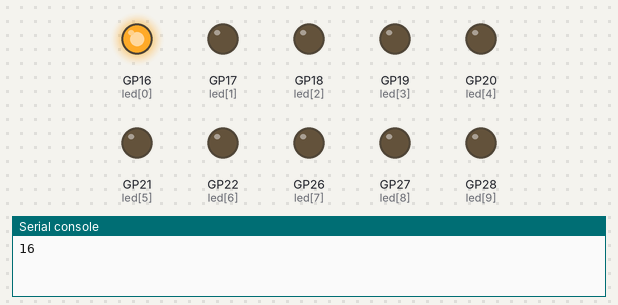
The program below on a simulated Raspberry Pi Pico running MicroPython. Parts: output pins drawn as LEDs (lit = HIGH), the last lines printed to the serial console.

Above: at 0.05 s.
At 0.65 s:
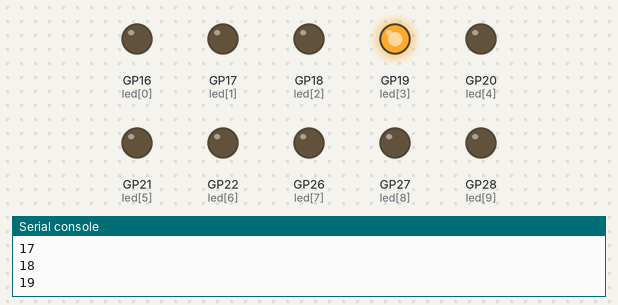
At 1.25 s:
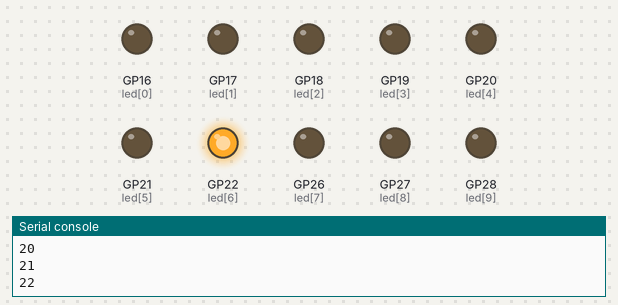
At 2.55 s:
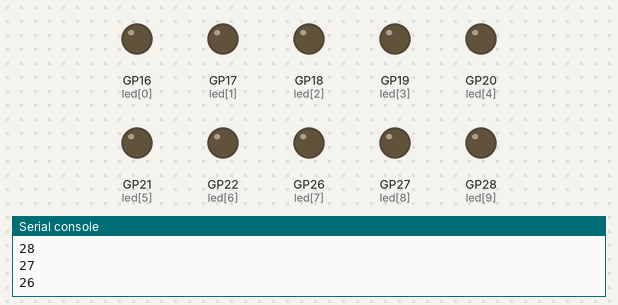
At 3.65 s:
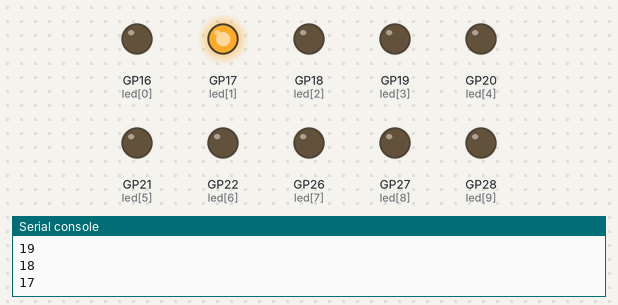
At 5.05 s:
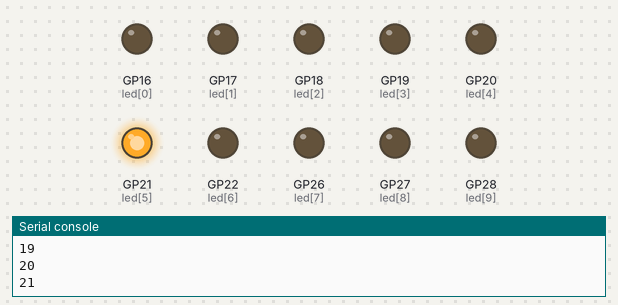
Timing chart, 0 to 5.3 s (numbered marks = the images above):
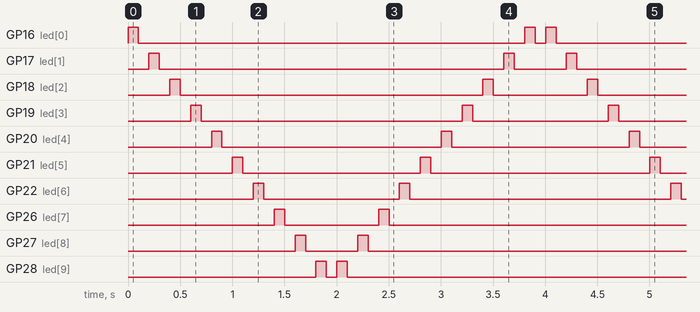

The program:

Project_07_Flowing_Water_Light.py
```python
from machine import Pin
import time

#Use an array to define 10 GPIO ports connected to LED Bar Graph for easier operation.
pins = [16, 17, 18, 19, 20, 21, 22, 26, 27, 28]
#Use two for loops to turn on LEDs separately from left to right and then back from right to left
def showLed():
    for pin in pins:
        print(pin)
        led = Pin(pin, Pin.OUT)
        led.value(1)
        time.sleep_ms(100)
        led.value(0)
        time.sleep_ms(100)
    for pin in reversed(pins):
        print(pin)
        led = Pin(pin, Pin.OUT)
        led.value(1)
        time.sleep_ms(100)
        led.value(0)
        time.sleep_ms(100)

while True:
    showLed()
```

Measured:
- by itself, GP16 (led[0]): repeats every 4.0 s: LOW 3.7 s, HIGH 0.10 s, LOW 0.10 s, HIGH 0.10 s
- by itself, GP17 (led[1]): repeats every 4.0 s: LOW 3.3 s, HIGH 0.10 s, LOW 0.50 s, HIGH 0.10 s
- by itself, GP18 (led[2]): repeats every 4.0 s: LOW 2.9 s, HIGH 0.10 s, LOW 0.90 s, HIGH 0.10 s
- by itself, GP19 (led[3]): repeats every 4.0 s: LOW 2.5 s, HIGH 0.10 s, LOW 1.3 s, HIGH 0.10 s
- by itself, GP20 (led[4]): repeats every 4.0 s: LOW 2.1 s, HIGH 0.10 s, LOW 1.7 s, HIGH 0.10 s
- by itself, GP21 (led[5]): repeats every 4.0 s: LOW 1.7 s, HIGH 0.10 s, LOW 2.1 s, HIGH 0.10 s
- by itself, GP22 (led[6]): repeats every 4.0 s: LOW 1.3 s, HIGH 0.10 s, LOW 2.5 s, HIGH 0.10 s
- by itself, GP26 (led[7]): repeats every 4.0 s: LOW 0.90 s, HIGH 0.10 s, LOW 2.9 s, HIGH 0.10 s
